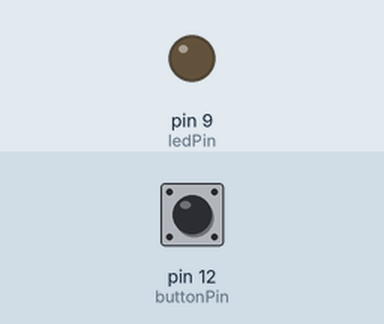
A sketch run on a simulated Arduino Uno, built with avr-gcc and run on an emulated ATmega328P. Shown: output pins drawn as LEDs (lit = HIGH). The test bench sets the inputs (shaded band); at power-on: pin 12 (buttonPin) HIGH.

Above: at 1.2 s.
1.3 s: pin 12 (buttonPin) pulled LOW for 0.15 s
At 2.1 s:
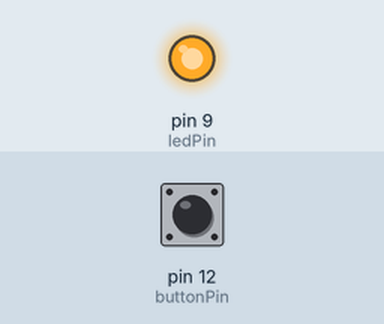
2.9 s: pin 12 (buttonPin) pulled LOW for 1 s
At 3.3 s:
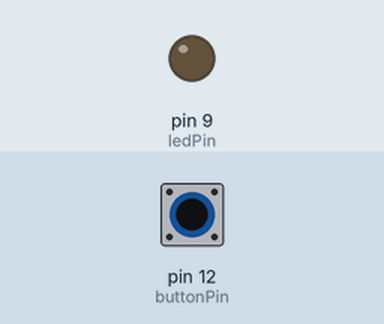
5.4 s: pin 12 (buttonPin) pulled LOW for 3.2 s
At 6.4 s:
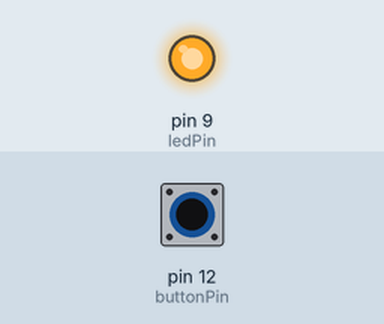
Timing chart, 0 to 8.4 s (numbered marks = the images above; inputs shaded):
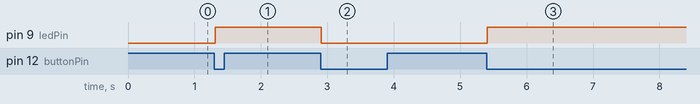

Measured:
- after the input at 1.3 s, pin 9 (ledPin): LOW → HIGH at once
- after the input at 2.9 s, pin 9 (ledPin): HIGH → LOW at once
- after the input at 5.4 s, pin 9 (ledPin): LOW → HIGH at once

The sketch:

LED_State_Push_Button.ino
```cpp
int buttonPin = 12; // # of push button pin
int ledPin = 9;     // # of the LED pin
boolean isLighting = false; // define a variable to save state of LED

void setup() {
  // put your setup code here, to run once:
  pinMode(buttonPin, INPUT); // set push button pin into input mode
  pinMode(ledPin, OUTPUT);   // set LED pin into output mode
}

void loop() {
  if (digitalRead(buttonPin)==LOW) {    //if button is pressed
    delay(10);                          //delay 10ms to skip bounce phase where there is static in digital signal where input could receive multiple button presses/releases)
    if (digitalRead(buttonPin)==LOW) {  //confirm again button is pressed
      reverseLED();                     //reverse LED
      while (digitalRead(buttonPin)==LOW); //wait for release
      delay(10);                         //delay to skip bounce on release
    }
  }
}

void reverseLED() {
  digitalWrite(ledPin, (isLighting ? LOW : HIGH));
  isLighting = (isLighting ? false : true);
}
```
